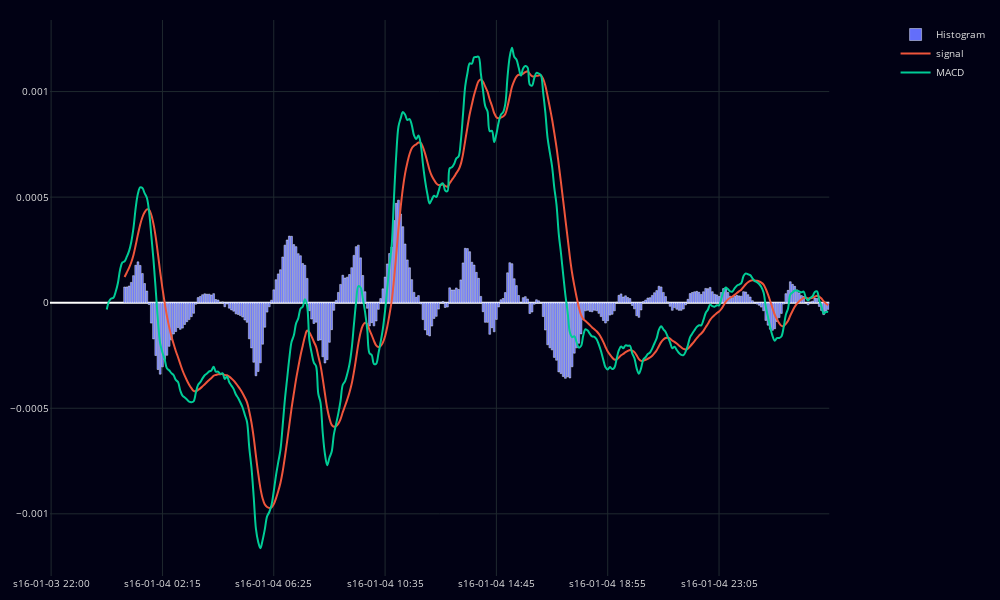

The notebook cell saved with this chart:
### Code cell
cp = CandlePlot(df_plot, candles=False)
cp.fig.add_trace(go.Bar(
    x=cp.df_plot['s_time'],
    y=cp.df_plot['histogram'],
    name='Histogram'
))
cp.show_plot(line_traces=['signal', 'MACD'])

### Figure 1 — Plotly figure (JSON) as saved in the notebook; plotly's stock layout.template omitted (floating-point values rounded to 4 significant figures; data arrays with more than 128 entries replaced by an {"elided": "..."} marker saying what was removed)
{"data": [{"name": "Histogram", "type": "bar", "x": {"elided": "350 str values"}, "y": {"elided": "350 float values"}}, {"line": {"shape": "spline", "width": 2}, "name": "signal", "type": "scatter", "x": {"elided": "350 str values"}, "xaxis": "x", "y": {"elided": "350 float values"}, "yaxis": "y"}, {"line": {"shape": "spline", "width": 2}, "name": "MACD", "type": "scatter", "x": {"elided": "350 str values"}, "xaxis": "x", "y": {"elided": "350 float values"}, "yaxis": "y"}], "layout": {"dragmode": "zoom", "font": {"color": "#e1e1e1", "size": 10}, "height": 600, "margin": {"b": 20, "l": 10, "r": 10, "t": 20}, "paper_bgcolor": "#010114", "plot_bgcolor": "#010114", "width": 1000, "xaxis": {"anchor": "y", "autorange": true, "domain": [0, 0.94], "gridcolor": "#1f292f", "nticks": 7, "range": [-0.5, 349.5], "rangeslider": {"visible": false, "yaxis": {}}, "type": "category"}, "yaxis": {"anchor": "x", "autorange": true, "domain": [0, 1], "gridcolor": "#1f292f", "range": [-0.001295, 0.001339], "type": "linear"}, "yaxis2": {"anchor": "x", "gridcolor": "#1f292f", "overlaying": "y", "side": "right"}}}
